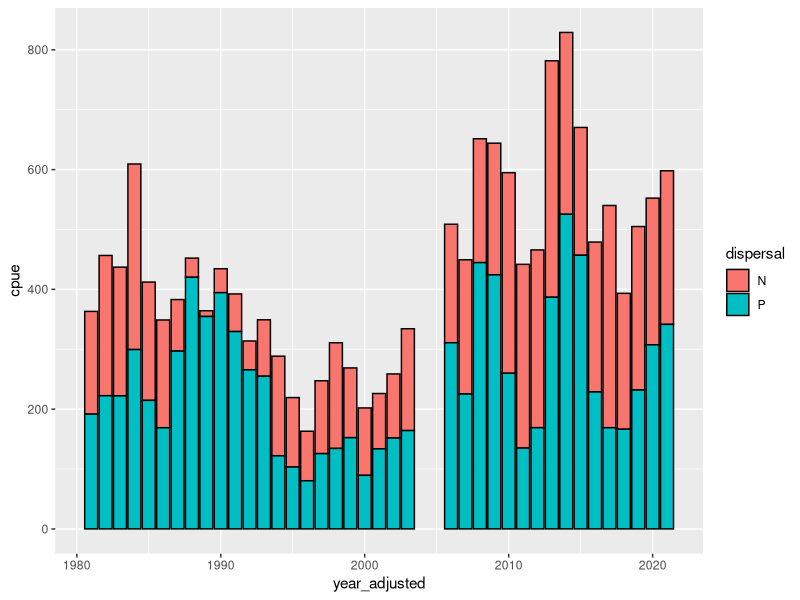
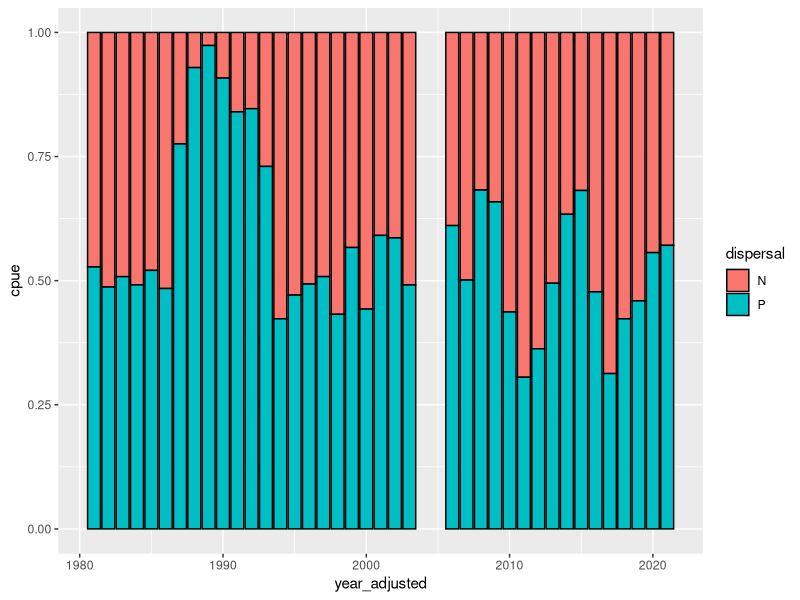
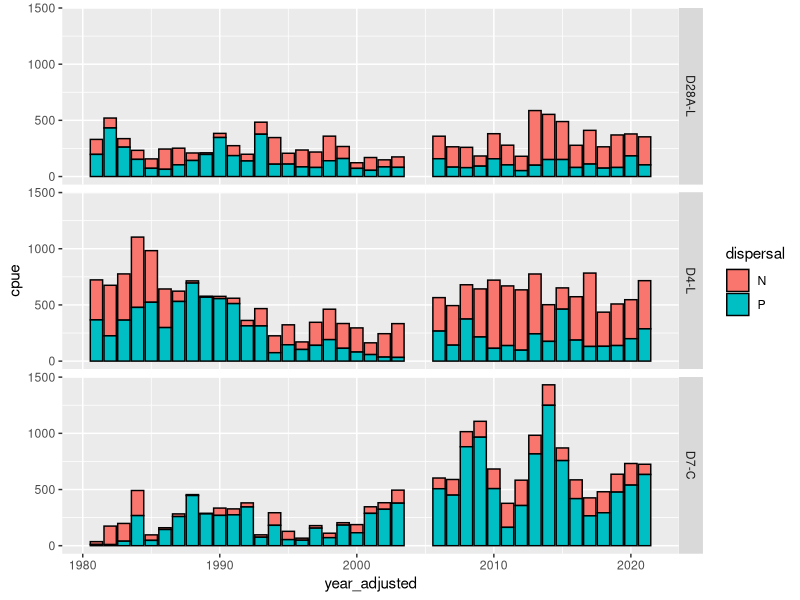
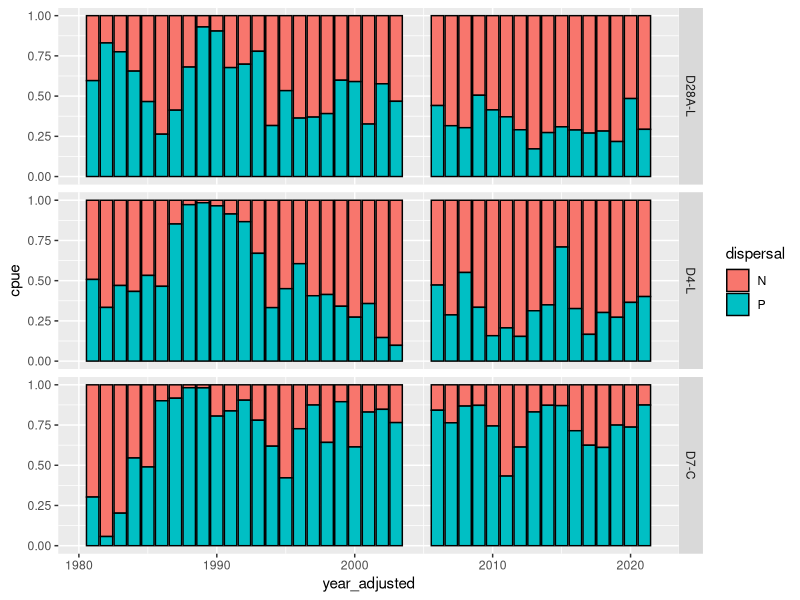
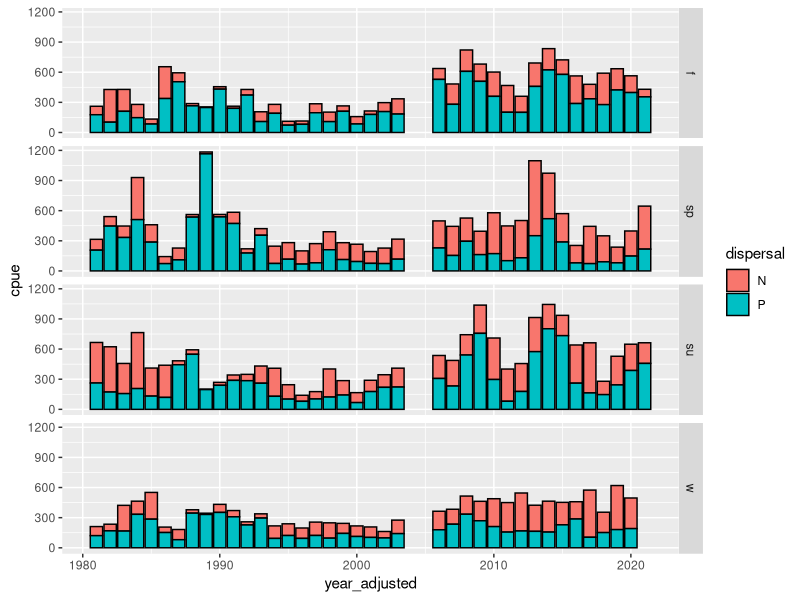
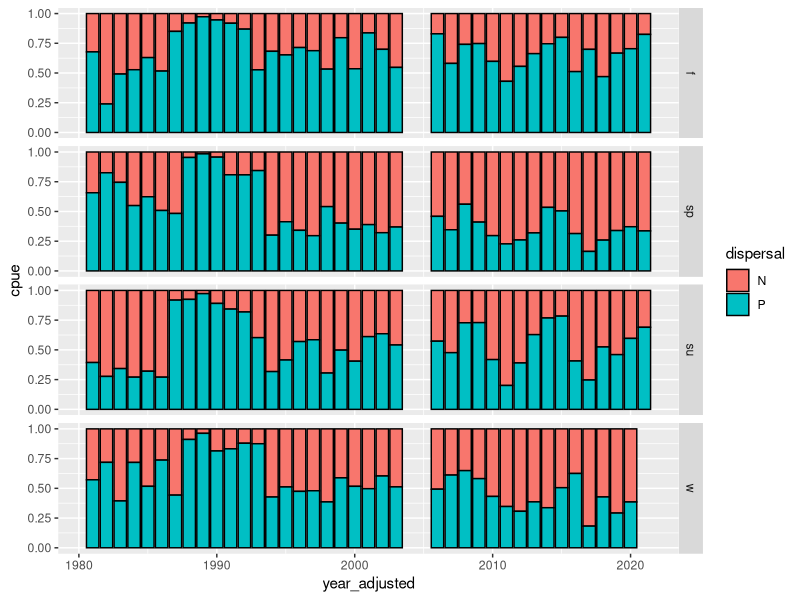
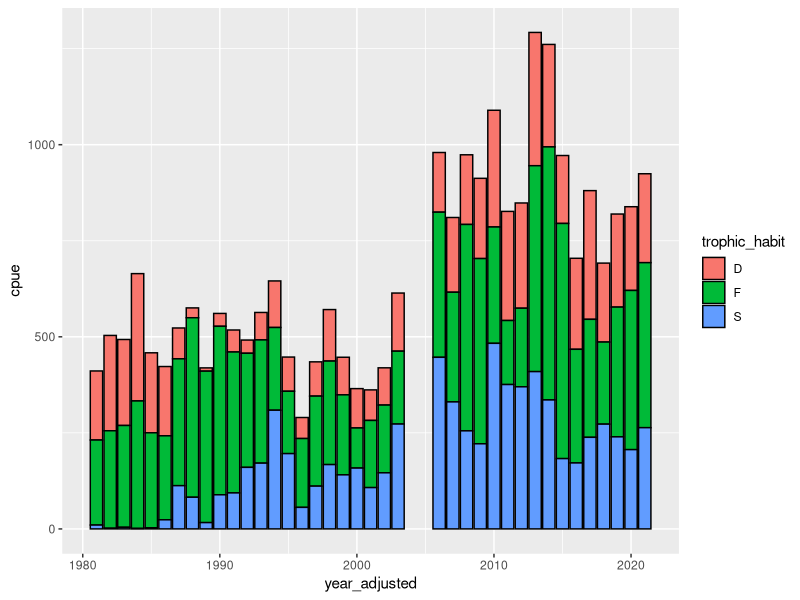
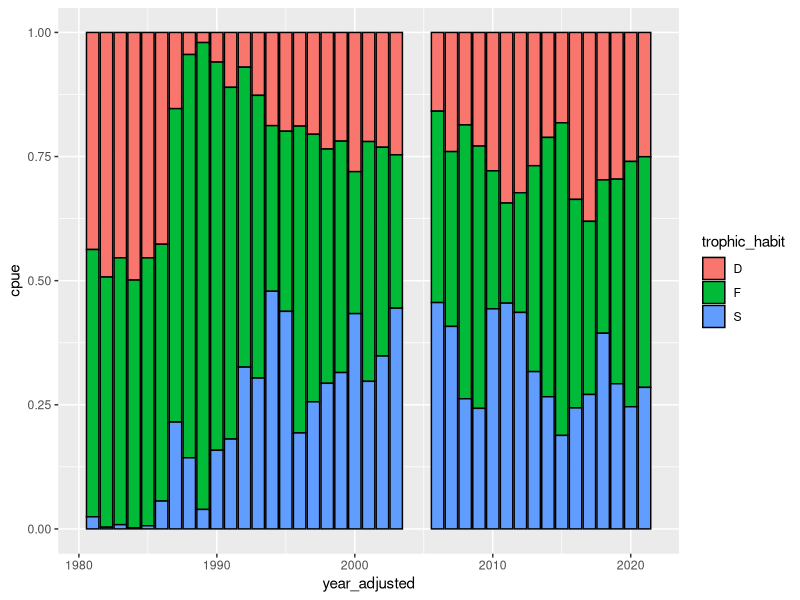

Write R code to recreate these figures, in order. (Note: this script raises an error after producing the figures.)
#Drought traits project
#Benthic invertebrates
#distribution of traits through time
#Leela Dixit

#packages----
#install.packages("tidyverse")
library(tidyverse)


#read in data----

#three taxa that are not IDed below family level
high_taxa <- c(1090, 1270, 1290 )

#three new taxa that don't have size data yet
new_taxa <- c(4740, 5130, 6565)

#abundances for the common 10 stn taxa by station and month (n = 66)
abund10stn <- read_csv("./benthic/data_output/benthic_common10_abundances_by_station.csv") %>% 
  #drop the three taxa that are not IDed below family level
  filter(!(organism_code %in% high_taxa) & !(organism_code %in% new_taxa))

#trait data for the common 10 stn taxa
#mostly just origin and size data but also more trait data for the 14 dominant taxa
traits <- read_csv("./benthic/data_output/benthic_common10_by_stn_trait_data_filled.csv") %>% 
  glimpse()


#format trait data----

#only keep planktonic larvae and trophic habit info
traits_pt <- traits %>%
  select(prop_d28, prop_d4, prop_d7,
         organism_code,
         native,
         target_taxon_name,
         trait,
         trait_value) %>%
  #only keeping dispersal and trophic habit trait data
  filter(trait %in% c("dispersal", "trophic_habit")) %>%
  #pivot trait values so they each have their own column
  pivot_wider(names_from = trait,
              values_from = trait_value)

#format abundance data and summarize it by trait data---------

#add season column
abund10stn_seas <- abund10stn %>% 
  mutate(
    #add season column
    season = as.factor(
      case_when(month==12 | month==1 | month==2 ~ "w"
                ,month==3 | month==4 | month==5 ~ "sp"
                ,month==6 | month==7 | month==8 ~ "su"
                ,month==9 | month==10 | month==11 ~ "f"
      )),.after = month) %>% 
  glimpse()

#join trait data to abundance data
abund_trait <- abund10stn_seas %>% 
  left_join(traits_pt) %>% 
  glimpse()

#trait/abund data without clams

clam <- c("6730","6890")

abund_trait_noclam <- abund_trait %>% 
  filter(!(organism_code %in% clam))

#with clams: sum CPUE by trait----

#sum station by dispersal
abund_trait_disp <- abund_trait %>% 
  #sum cpue within station by dispersal
  group_by(station_code,year_adjusted, season, dispersal) %>% 
  summarise(cpue = (mean_cpue),.groups ='drop') %>% 
  glimpse()

#sum station by trophic habit
abund_trait_tro <- abund_trait %>%
  #sum cpue within station by trophic habit
  group_by(station_code,year_adjusted, season, trophic_habit) %>% 
  summarise(cpue = (mean_cpue),.groups ='drop') %>% 
  glimpse()

#sum station by dispersal and trophic habit
abund_trait_disp_tro <- abund_trait %>% 
  #sum cpue within station by dispersal and trophic habit
  group_by(station_code,year_adjusted, season, dispersal, trophic_habit) %>% 
  summarise(cpue = (mean_cpue),.groups ='drop') %>% 
  glimpse()

#sum station by dispersal, th, and origin
abund_trait_disp_tro_orig <- abund_trait %>% 
  #sum cpue within station by dispersal, th, and origin
  group_by(station_code,year_adjusted, season, native, dispersal, trophic_habit) %>% 
  summarise(cpue = (mean_cpue),.groups ='drop') %>% 
  glimpse()


#mean CPUE at different time scales per trait----

#Dispersal
#sum by year and station for dispersal
abund_trait_disp_stn_yr <- abund_trait_disp %>% 
  group_by(station_code,year_adjusted, dispersal) %>% 
  summarise(cpue = mean(cpue),.groups ='drop') %>% 
  glimpse()

#sum by year and season for dispersal
abund_trait_disp_seas_yr <- abund_trait_disp %>% 
  group_by(year_adjusted, season, dispersal) %>% 
  summarise(cpue = mean(cpue),.groups ='drop') %>% 
  glimpse()

#summarize by year for dispersal
abund_trait_disp_yr <- abund_trait_disp %>% 
  group_by(year_adjusted, dispersal) %>% 
  summarise(cpue = mean(cpue),.groups ='drop') %>% 
  glimpse()

#trophic habit
#sum by year and station for trophic habit
abund_trait_tro_stn_yr <- abund_trait_tro %>% 
  group_by(station_code,year_adjusted, trophic_habit) %>% 
  summarise(cpue = mean(cpue),.groups ='drop') %>% 
  glimpse()

#sum by year and season for trophic habit
abund_trait_tro_seas_yr <- abund_trait_tro %>% 
  group_by(year_adjusted, season, trophic_habit) %>% 
  summarise(cpue = mean(cpue),.groups ='drop') %>% 
  glimpse()

#summarize by year for trophic habit
abund_trait_tro_yr <- abund_trait_tro %>% 
  group_by(year_adjusted, trophic_habit) %>% 
  summarise(cpue = mean(cpue),.groups ='drop') %>% 
  glimpse()

#mean CPUE at different time scales by combo traits----

#dispersal and trophic habit
#summarize by year and station
abund_trait_disp_tro_stn_yr <- abund_trait_disp_tro %>% 
  group_by(station_code,year_adjusted, dispersal, trophic_habit) %>% 
  summarise(cpue = mean(cpue),.groups ='drop') %>% 
  glimpse()

#summarize by year and season
abund_trait_disp_tro_seas_yr <- abund_trait_disp_tro %>% 
  group_by(year_adjusted, season, dispersal, trophic_habit) %>% 
  summarise(cpue = mean(cpue),.groups ='drop') %>% 
  glimpse()

#summarize by year
abund_trait_disp_tro_yr <- abund_trait_disp_tro %>% 
  group_by(year_adjusted, dispersal, trophic_habit) %>% 
  summarise(cpue = mean(cpue),.groups ='drop') %>% 
  glimpse()

#dispersal and origin
#summarize by year and station
abund_trait_disp_orig_stn_yr <- abund_trait_disp_tro_orig %>% 
  group_by(station_code,year_adjusted, native, dispersal) %>% 
  summarise(cpue = mean(cpue),.groups ='drop') %>% 
  glimpse()

#summarize by year and season
abund_trait_disp_orig_seas_yr <- abund_trait_disp_tro_orig %>% 
  group_by(year_adjusted, season, dispersal, native) %>% 
  summarise(cpue = mean(cpue),.groups ='drop') %>% 
  glimpse()

#summarize by year
abund_trait_disp_orig_yr <- abund_trait_disp_tro_orig %>% 
  group_by(year_adjusted, dispersal, native) %>% 
  summarise(cpue = mean(cpue),.groups ='drop') %>% 
  glimpse()

#trophic habit and origin
#summarize by year and station
abund_trait_tro_orig_stn_yr <- abund_trait_disp_tro_orig %>% 
  group_by(station_code,year_adjusted, native, trophic_habit) %>% 
  summarise(cpue = mean(cpue),.groups ='drop') %>% 
  glimpse()

#summarize by year and season
abund_trait_tro_orig_seas_yr <- abund_trait_disp_tro_orig %>% 
  group_by(year_adjusted, season, trophic_habit, native) %>% 
  summarise(cpue = mean(cpue),.groups ='drop') %>% 
  glimpse()

#summarize by year
abund_trait_tro_orig_yr <- abund_trait_disp_tro_orig %>% 
  group_by(year_adjusted, trophic_habit, native) %>% 
  summarise(cpue = mean(cpue),.groups ='drop') %>% 
  glimpse()

#dispersal plots----

#absolute abundance stacked bar plot by year
(plot_abund_disp_yr_abs <- ggplot(abund_trait_disp_yr, aes(x = year_adjusted, y = cpue, fill = dispersal))+
   geom_bar(stat = "identity", color = "black"))

#relative abundance stacked bar plot by year
(plot_abund_disp_yr_rel <- ggplot(abund_trait_disp_yr, aes(x = year_adjusted, y = cpue, fill = dispersal))+
    geom_bar(stat = "identity", position = "fill", color = "black"))

#very sharp increase in planktonic dispersal after introduction of clams, but surprising to see it drop pretty quickly

#absolute abundance stacked bar plot by station and year
(plot_abund_disp_stn_yr_abs <- ggplot(abund_trait_disp_stn_yr, aes(x = year_adjusted, y = cpue, fill = dispersal))+
    geom_bar(stat = "identity", color = "black")+
    facet_grid(station_code~.))
#D7 has most planktonic dispersal, makes sense with clams

#relative abundance stacked bar plot by station and year
(plot_abund_disp_stn_yr_rel <- ggplot(abund_trait_disp_stn_yr, aes(x = year_adjusted, y = cpue, fill = dispersal))+
    geom_bar(stat = "identity", position = "fill", color = "black")+
    facet_grid(station_code~.))
#increase in P in all, but drops in all but D7

#absolute abundance stacked bar plot by season and year
(plot_abund_disp_seas_yr_abs <- ggplot(abund_trait_disp_seas_yr, aes(x = year_adjusted, y = cpue, fill = dispersal))+
    geom_bar(stat = "identity", color = "black")+
    facet_grid(season~.))

#relative abundance stacked bar plot by season and year
(plot_abund_disp_seas_yr_rel <- ggplot(abund_trait_disp_seas_yr, aes(x = year_adjusted, y = cpue, fill = dispersal))+
    geom_bar(stat = "identity", position = "fill", color = "black")+
    facet_grid(season~.))


#trophic habit plots----

#absolute abundance stacked bar plot by year
(plot_abund_tro_yr_abs <- ggplot(abund_trait_tro_yr, aes(x = year_adjusted, y = cpue, fill = trophic_habit))+
   geom_bar(stat = "identity", color = "black"))

#relative abundance stacked bar plot by year
(plot_abund_tro_yr_rel <- ggplot(abund_trait_tro_yr, aes(x = year_adjusted, y = cpue, fill = trophic_habit))+
    geom_bar(stat = "identity", position = "fill", color = "black"))

#filter feeders boom with clams, but decrease over time. looks like their introduction allowed shredders to come into the system

#absolute abundance stacked bar plot by station and year
(plot_abund_tro_stn_yr_abs <- ggplot(abund_trait_tro_stn_yr, aes(x = year_adjusted, y = cpue, fill = trophic_habit))+
    geom_bar(stat = "identity", color = "black")+
    facet_grid(station_code~.))

#relative abundance stacked bar plot by station and year
(plot_abund_tro_stn_yr_rel <- ggplot(abund_trait_tro_stn_yr, aes(x = year_adjusted, y = cpue, fill = trophic_habit))+
    geom_bar(stat = "identity", position = "fill", color = "black")+
    facet_grid(station_code~.))

#shredders are mostly in D4 and D28...

#absolute abundance stacked bar plot by season and year
(plot_abund_tro_seas_yr_abs <- ggplot(abund_trait_tro_seas_yr, aes(x = year_adjusted, y = cpue, fill = trophic_habit))+
    geom_bar(stat = "identity", color = "black")+
    facet_grid(season~.))

#relative abundance stacked bar plot by season and year
(plot_abund_tro_seas_yr_rel <- ggplot(abund_trait_tro_seas_yr, aes(x = year_adjusted, y = cpue, fill = trophic_habit))+
    geom_bar(stat = "identity", position = "fill", color = "black")+
    facet_grid(season~.))

#combo plots----

#trophic habit and dispersal
#absolute abundance stacked bar plot by year
(plot_abund_disp_tro_yr_abs <- ggplot(abund_trait_disp_tro_yr, aes(x = year_adjusted, y = cpue, fill = trophic_habit))+
   geom_bar(stat = "identity", color = "black")+
   facet_grid(dispersal~.))

#relative abundance stacked bar plot by year
(plot_abund_disp_tro_yr_rel <- ggplot(abund_trait_disp_tro_yr, aes(x = year_adjusted, y = cpue, fill = trophic_habit))+
    geom_bar(stat = "identity", position = "fill", color = "black")+
    facet_grid(dispersal~.))

#absolute abundance stacked bar plot by station and year
(plot_abund_disp_tro_stn_yr_abs <- ggplot(abund_trait_disp_tro_stn_yr, aes(x = year_adjusted, y = cpue, fill = trophic_habit))+
   geom_bar(stat = "identity", color = "black")+
   facet_grid(station_code~dispersal))

#relative abundance stacked bar plot by station and year
(plot_abund_disp_tro_stn_yr_rel <- ggplot(abund_trait_disp_tro_stn_yr, aes(x = year_adjusted, y = cpue, fill = trophic_habit))+
    geom_bar(stat = "identity", position = "fill", color = "black")+
    facet_grid(station_code~dispersal))

#absolute abundance stacked bar plot by season and year
(plot_abund_disp_tro_seas_yr_abs <- ggplot(abund_trait_disp_tro_seas_yr, aes(x = year_adjusted, y = cpue, fill = dispersal))+
    geom_bar(stat = "identity", color = "black")+
    facet_grid(season~trophic_habit))

#relative abundance stacked bar plot by season and year
(plot_abund_disp_tro_seas_yr_rel <- ggplot(abund_trait_disp_tro_seas_yr, aes(x = year_adjusted, y = cpue, fill = trophic_habit))+
    geom_bar(stat = "identity", position = "fill", color = "black")+
    facet_grid(season~dispersal))

#trophic habit and origin
#absolute abundance stacked bar plot by year
(plot_abund_tro_orig_yr_abs <- ggplot(abund_trait_tro_orig_yr, aes(x = year_adjusted, y = cpue, fill = trophic_habit))+
    geom_bar(stat = "identity", color = "black")+
    facet_grid(native~.))

#relative abundance stacked bar plot by year
(plot_abund_tro_orig_yr_rel <- ggplot(abund_trait_tro_orig_yr, aes(x = year_adjusted, y = cpue, fill = trophic_habit))+
    geom_bar(stat = "identity", position = "fill", color = "black")+
    facet_grid(native~.))

#absolute abundance stacked bar plot by station and year
(plot_abund_tro_orig_stn_yr_abs <- ggplot(abund_trait_tro_orig_stn_yr, aes(x = year_adjusted, y = cpue, fill = trophic_habit))+
    geom_bar(stat = "identity", color = "black")+
    facet_grid(station_code~native))

#relative abundance stacked bar plot by station and year
(plot_abund_tro_orig_stn_yr_rel <- ggplot(abund_trait_tro_orig_stn_yr, aes(x = year_adjusted, y = cpue, fill = trophic_habit))+
    geom_bar(stat = "identity", position = "fill", color = "black")+
    facet_grid(station_code~native))

#absolute abundance stacked bar plot by season and year
(plot_abund_tro_orig_seas_yr_abs <- ggplot(abund_trait_tro_orig_seas_yr, aes(x = year_adjusted, y = cpue, fill = trophic_habit))+
    geom_bar(stat = "identity", color = "black")+
    facet_grid(season~native))

#relative abundance stacked bar plot by season and year
(plot_abund_tro_orig_seas_yr_rel <- ggplot(abund_trait_tro_orig_seas_yr, aes(x = year_adjusted, y = cpue, fill = trophic_habit))+
    geom_bar(stat = "identity", position = "fill", color = "black")+
    facet_grid(season~native))

#dispersal and origin
#absolute abundance stacked bar plot by year
(plot_abund_disp_orig_yr_abs <- ggplot(abund_trait_disp_orig_yr, aes(x = year_adjusted, y = cpue, fill = dispersal))+
    geom_bar(stat = "identity", color = "black")+
    facet_grid(native~.))

#relative abundance stacked bar plot by year
(plot_abund_disp_orig_yr_rel <- ggplot(abund_trait_disp_orig_yr, aes(x = year_adjusted, y = cpue, fill = dispersal))+
    geom_bar(stat = "identity", position = "fill", color = "black")+
    facet_grid(native~.))

#absolute abundance stacked bar plot by station and year
(plot_abund_disp_orig_stn_yr_abs <- ggplot(abund_trait_disp_orig_stn_yr, aes(x = year_adjusted, y = cpue, fill = dispersal))+
    geom_bar(stat = "identity", color = "black")+
    facet_grid(station_code~native))

#relative abundance stacked bar plot by station and year
(plot_abund_disp_orig_stn_yr_rel <- ggplot(abund_trait_disp_orig_stn_yr, aes(x = year_adjusted, y = cpue, fill = dispersal))+
    geom_bar(stat = "identity", position = "fill", color = "black")+
    facet_grid(station_code~native))

#absolute abundance stacked bar plot by season and year
(plot_abund_disp_orig_seas_yr_abs <- ggplot(abund_trait_disp_orig_seas_yr, aes(x = year_adjusted, y = cpue, fill = dispersal))+
    geom_bar(stat = "identity", color = "black")+
    facet_grid(season~native))

#relative abundance stacked bar plot by season and year
(plot_abund_disp_orig_seas_yr_rel <- ggplot(abund_trait_disp_orig_seas_yr, aes(x = year_adjusted, y = cpue, fill = dispersal))+
    geom_bar(stat = "identity", position = "fill", color = "black")+
    facet_grid(season~native))


#no clams: sum CPUE by trait----

#sum station by dispersal
abund_trait_noclam_disp <- abund_trait_noclam %>%
  #sum cpue within station by origin
  group_by(station_code,year_adjusted, season, dispersal) %>% 
  summarise(cpue = (mean_cpue),.groups ='drop') %>% 
  glimpse()

#sum station by trophic habit
abund_trait_noclam_tro <- abund_trait_noclam %>%
  #sum cpue within station by origin
  group_by(station_code,year_adjusted, season, trophic_habit) %>% 
  summarise(cpue = (mean_cpue),.groups ='drop') %>% 
  glimpse()

#summarize station data by dispersal, trophic habit, origin
abund_trait_noclam_disp_tro_orig <- abund_trait_noclam %>% 
  #sum cpue within station by origin, dispersal, trophic habit
  group_by(station_code,year_adjusted, season, native, dispersal, trophic_habit) %>% 
  summarise(cpue = (mean_cpue),.groups ='drop') %>% 
  glimpse()

#no clams: mean CPUE by different time scales per trait----

#dispersal
#summarize by year and station for dispersal
abund_trait_noclam_disp_stn_yr <- abund_trait_noclam_disp %>% 
  group_by(station_code,year_adjusted, dispersal) %>% 
  summarise(cpue = mean(cpue),.groups ='drop') %>% 
  glimpse()

#summarize by year and season for dispersal
abund_trait_noclam_disp_seas_yr <- abund_trait_noclam_disp %>% 
  group_by(year_adjusted, season, dispersal) %>% 
  summarise(cpue = mean(cpue),.groups ='drop') %>% 
  glimpse()

#summarize by year for dispersal
abund_trait_noclam_disp_yr <- abund_trait_noclam_disp %>% 
  group_by(year_adjusted, dispersal) %>% 
  summarise(cpue = mean(cpue),.groups ='drop') %>% 
  glimpse()

#trophic habit
#summarize by year and station for trophic habit
abund_trait_noclam_tro_stn_yr <- abund_trait_noclam_tro %>% 
  group_by(station_code,year_adjusted, trophic_habit) %>% 
  summarise(cpue = mean(cpue),.groups ='drop') %>% 
  glimpse()

#summarize by year and season for trophic habit
abund_trait_noclam_tro_seas_yr <- abund_trait_noclam_tro %>% 
  group_by(year_adjusted, season, trophic_habit) %>% 
  summarise(cpue = mean(cpue),.groups ='drop') %>% 
  glimpse()

#summarize by year for trophic habit
abund_trait_noclam_tro_yr <- abund_trait_noclam_tro %>% 
  group_by(year_adjusted, trophic_habit) %>% 
  summarise(cpue = mean(cpue),.groups ='drop') %>% 
  glimpse()


#no clams: mean CPUE by different time scales by combo trait----

#dispersal and trophic habit
#summarize by year and station
abund_trait_noclam_disp_tro_stn_yr <- abund_trait_noclam_disp_tro_orig %>% 
  group_by(station_code,year_adjusted, dispersal, trophic_habit) %>% 
  summarise(cpue = mean(cpue),.groups ='drop') %>% 
  glimpse()

#summarize by year and season
abund_trait_noclam_disp_tro_seas_yr <- abund_trait_noclam_disp_tro_orig %>% 
  group_by(year_adjusted, season, dispersal, trophic_habit) %>% 
  summarise(cpue = mean(cpue),.groups ='drop') %>% 
  glimpse()

#summarize by year
abund_trait_noclam_disp_tro_yr <- abund_trait_noclam_disp_tro_orig %>% 
  group_by(year_adjusted, dispersal, trophic_habit) %>% 
  summarise(cpue = mean(cpue),.groups ='drop') %>% 
  glimpse()

#dispersal and origin
#summarize by year and station
abund_trait_noclam_disp_orig_stn_yr <- abund_trait_noclam_disp_tro_orig %>% 
  group_by(station_code,year_adjusted, dispersal, native) %>% 
  summarise(cpue = mean(cpue),.groups ='drop') %>% 
  glimpse()

#summarize by year and season
abund_trait_noclam_disp_orig_seas_yr <- abund_trait_noclam_disp_tro_orig %>% 
  group_by(year_adjusted, season, dispersal, native) %>% 
  summarise(cpue = mean(cpue),.groups ='drop') %>% 
  glimpse()

#summarize by year
abund_trait_noclam_disp_orig_yr <- abund_trait_noclam_disp_tro_orig %>% 
  group_by(year_adjusted, dispersal, native) %>% 
  summarise(cpue = mean(cpue),.groups ='drop') %>% 
  glimpse()

#trophic habit and origin
#summarize by year and station
abund_trait_noclam_tro_orig_stn_yr <- abund_trait_noclam_disp_tro_orig %>% 
  group_by(station_code,year_adjusted, native, trophic_habit) %>% 
  summarise(cpue = mean(cpue),.groups ='drop') %>% 
  glimpse()

#summarize by year and season
abund_trait_noclam_tro_orig_seas_yr <- abund_trait_noclam_disp_tro_orig %>% 
  group_by(year_adjusted, season, native, trophic_habit) %>% 
  summarise(cpue = mean(cpue),.groups ='drop') %>% 
  glimpse()

#summarize by year
abund_trait_noclam_tro_orig_yr <- abund_trait_noclam_disp_tro_orig %>% 
  group_by(year_adjusted, native, trophic_habit) %>% 
  summarise(cpue = mean(cpue),.groups ='drop') %>% 
  glimpse()


#no clam: dispersal plot----

#absolute abundance stacked bar plot by year
(plot_abund_noclam_disp_yr_abs <- ggplot(abund_trait_noclam_disp_yr, aes(x = year_adjusted, y = cpue, fill = dispersal))+
   geom_bar(stat = "identity", color = "black"))

#relative abundance stacked bar plot by year
(plot_abund_noclam_disp_yr_rel <- ggplot(abund_trait_noclam_disp_yr, aes(x = year_adjusted, y = cpue, fill = dispersal))+
    geom_bar(stat = "identity", position = "fill", color = "black"))

#absolute abundance stacked bar plot by station and year
(plot_abund_noclam_disp_stn_yr_abs <- ggplot(abund_trait_noclam_disp_stn_yr, aes(x = year_adjusted, y = cpue, fill = dispersal))+
    geom_bar(stat = "identity", color = "black")+
    facet_grid(station_code~.))

#relative abundance stacked bar plot by station and year
(plot_abund_noclam_disp_stn_yr_rel <- ggplot(abund_trait_noclam_disp_stn_yr, aes(x = year_adjusted, y = cpue, fill = dispersal))+
    geom_bar(stat = "identity", position = "fill", color = "black")+
    facet_grid(station_code~.))

#absolute abundance stacked bar plot by season and year
(plot_abund_noclam_disp_seas_yr_abs <- ggplot(abund_trait_noclam_disp_seas_yr, aes(x = year_adjusted, y = cpue, fill = dispersal))+
    geom_bar(stat = "identity", color = "black")+
    facet_grid(season~.))

#relative abundance stacked bar plot by season and year
(plot_abund_noclam_disp_seas_yr_rel <- ggplot(abund_trait_noclam_disp_seas_yr, aes(x = year_adjusted, y = cpue, fill = dispersal))+
    geom_bar(stat = "identity", position = "fill", color = "black")+
    facet_grid(season~.))


#no clam: trophic habit plot----
#absolute abundance stacked bar plot by year
(plot_abund_noclam_tro_yr_abs <- ggplot(abund_trait_noclam_tro_yr, aes(x = year_adjusted, y = cpue, fill = trophic_habit))+
   geom_bar(stat = "identity", color = "black"))

#relative abundance stacked bar plot by year
(plot_abund_noclam_tro_yr_rel <- ggplot(abund_trait_noclam_tro_yr, aes(x = year_adjusted, y = cpue, fill = trophic_habit))+
    geom_bar(stat = "identity", position = "fill", color = "black"))


#absolute abundance stacked bar plot by station and year
(plot_abund_noclam_tro_stn_yr_abs <- ggplot(abund_trait_noclam_tro_stn_yr, aes(x = year_adjusted, y = cpue, fill = trophic_habit))+
    geom_bar(stat = "identity", color = "black")+
    facet_grid(station_code~.))

#relative abundance stacked bar plot by station and year
(plot_abund_noclam_tro_stn_yr_rel <- ggplot(abund_trait_noclam_tro_stn_yr, aes(x = year_adjusted, y = cpue, fill = trophic_habit))+
    geom_bar(stat = "identity", position = "fill", color = "black")+
    facet_grid(station_code~.))

#absolute abundance stacked bar plot by season and year
(plot_abund_noclam_tro_seas_yr_abs <- ggplot(abund_trait_noclam_tro_seas_yr, aes(x = year_adjusted, y = cpue, fill = trophic_habit))+
    geom_bar(stat = "identity", color = "black")+
    facet_grid(season~.))

#relative abundance stacked bar plot by season and year
(plot_abund_noclam_tro_seas_yr_rel <- ggplot(abund_trait_noclam_tro_seas_yr, aes(x = year_adjusted, y = cpue, fill = trophic_habit))+
    geom_bar(stat = "identity", position = "fill", color = "black")+
    facet_grid(season~.))

#no clam: combo plots----

#trophic habit and dispersal
#absolute abundance stacked bar plot by year
(plot_abund_noclam_disp_tro_yr_abs <- ggplot(abund_trait_noclam_disp_tro_yr, aes(x = year_adjusted, y = cpue, fill = trophic_habit))+
   geom_bar(stat = "identity", color = "black")+
   facet_grid(dispersal~.))

#relative abundance stacked bar plot by year
(plot_abund_noclam_disp_tro_yr_rel <- ggplot(abund_trait_noclam_disp_tro_yr, aes(x = year_adjusted, y = cpue, fill = trophic_habit))+
    geom_bar(stat = "identity", position = "fill", color = "black")+
    facet_grid(dispersal~.))

#absolute abundance stacked bar plot by station and year
(plot_abund_noclam_disp_tro_stn_yr_abs <- ggplot(abund_trait_noclam_disp_tro_stn_yr, aes(x = year_adjusted, y = cpue, fill = trophic_habit))+
    geom_bar(stat = "identity", color = "black")+
    facet_grid(station_code~dispersal))

#relative abundance stacked bar plot by station and year
(plot_abund_noclam_disp_tro_stn_yr_rel <- ggplot(abund_trait_noclam_disp_tro_stn_yr, aes(x = year_adjusted, y = cpue, fill = trophic_habit))+
    geom_bar(stat = "identity", position = "fill", color = "black")+
    facet_grid(station_code~dispersal))

#absolute abundance stacked bar plot by season and year
(plot_abund_noclam_disp_tro_seas_yr_abs <- ggplot(abund_trait_noclam_disp_tro_seas_yr, aes(x = year_adjusted, y = cpue, fill = trophic_habit))+
    geom_bar(stat = "identity", color = "black")+
    facet_grid(season~dispersal))

#relative abundance stacked bar plot by season and year
(plot_abund_noclam_disp_tro_seas_yr_rel <- ggplot(abund_trait_noclam_disp_tro_seas_yr, aes(x = year_adjusted, y = cpue, fill = trophic_habit))+
    geom_bar(stat = "identity", position = "fill", color = "black")+
    facet_grid(season~dispersal))

#trophic habit and origin
#absolute abundance stacked bar plot by year
(plot_abund_noclam_tro_orig_yr_abs <- ggplot(abund_trait_noclam_tro_orig_yr, aes(x = year_adjusted, y = cpue, fill = trophic_habit))+
    geom_bar(stat = "identity", color = "black")+
    facet_grid(native~.))

#relative abundance stacked bar plot by year
(plot_abund_noclam_tro_orig_yr_rel <- ggplot(abund_trait_noclam_tro_orig_yr, aes(x = year_adjusted, y = cpue, fill = trophic_habit))+
    geom_bar(stat = "identity", position = "fill", color = "black")+
    facet_grid(native~.))

#absolute abundance stacked bar plot by station and year
(plot_abund_noclam_tro_orig_stn_yr_abs <- ggplot(abund_trait_noclam_tro_orig_stn_yr, aes(x = year_adjusted, y = cpue, fill = trophic_habit))+
    geom_bar(stat = "identity", color = "black")+
    facet_grid(station_code~native))

#relative abundance stacked bar plot by station and year
(plot_abund_noclam_tro_orig_stn_yr_rel <- ggplot(abund_trait_noclam_tro_orig_stn_yr, aes(x = year_adjusted, y = cpue, fill = trophic_habit))+
    geom_bar(stat = "identity", position = "fill", color = "black")+
    facet_grid(station_code~native))

#absolute abundance stacked bar plot by season and year
(plot_abund_noclam_tro_orig_seas_yr_abs <- ggplot(abund_trait_noclam_tro_orig_seas_yr, aes(x = year_adjusted, y = cpue, fill = trophic_habit))+
    geom_bar(stat = "identity", color = "black")+
    facet_grid(season~native))

#relative abundance stacked bar plot by season and year
(plot_abund_noclam_disp_tro_seas_yr_rel <- ggplot(abund_trait_noclam_tro_orig_seas_yr, aes(x = year_adjusted, y = cpue, fill = trophic_habit))+
    geom_bar(stat = "identity", position = "fill", color = "black")+
    facet_grid(season~native))

#dispersal and origin
#absolute abundance stacked bar plot by year
(plot_abund_noclam_disp_orig_yr_abs <- ggplot(abund_trait_noclam_disp_orig_yr, aes(x = year_adjusted, y = cpue, fill = dispersal))+
    geom_bar(stat = "identity", color = "black")+
    facet_grid(native~.))

#relative abundance stacked bar plot by year
(plot_abund_noclam_disp_orig_yr_rel <- ggplot(abund_trait_noclam_disp_orig_yr, aes(x = year_adjusted, y = cpue, fill = dispersal))+
    geom_bar(stat = "identity", position = "fill", color = "black")+
    facet_grid(native~.))

#absolute abundance stacked bar plot by station and year
(plot_abund_noclam_disp_orig_stn_yr_abs <- ggplot(abund_trait_noclam_disp_orig_stn_yr, aes(x = year_adjusted, y = cpue, fill = dispersal))+
    geom_bar(stat = "identity", color = "black")+
    facet_grid(station_code~native))

#relative abundance stacked bar plot by station and year
(plot_abund_noclam_disp_orig_stn_yr_rel <- ggplot(abund_trait_noclam_disp_orig_stn_yr, aes(x = year_adjusted, y = cpue, fill = dispersal))+
    geom_bar(stat = "identity", position = "fill", color = "black")+
    facet_grid(station_code~native))

#absolute abundance stacked bar plot by season and year
(plot_abund_noclam_disp_orig_seas_yr_abs <- ggplot(abund_trait_noclam_disp_orig_seas_yr, aes(x = year_adjusted, y = cpue, fill = dispersal))+
    geom_bar(stat = "identity", color = "black")+
    facet_grid(season~native))

#relative abundance stacked bar plot by season and year
(plot_abund_noclam_disp_orig_seas_yr_rel <- ggplot(abund_trait_noclam_disp_orig_seas_yr, aes(x = year_adjusted, y = cpue, fill = dispersal))+
    geom_bar(stat = "identity", position = "fill", color = "black")+
    facet_grid(season~native))


#Plots of proportion of organisms with planktonic larvae vs total organisms---------------
#inspired by Nichols and Thompson 1985


#create df that calculates proportion of organisms with planktonic larvae
abund_trait_sample_sum_plank <- abund_trait %>% 
  group_by(sample_date,station_code,dispersal) %>% 
  summarize(total_cpue = sum(mean_cpue)) %>% 
  #convert long to wide
  pivot_wider(names_from = dispersal, values_from = total_cpue) %>% 
  #calculate proportion
  mutate(plankton_prop = P/(N+P)
         ,total_ct = N + P
         )
  
#plot data
(plot_plankton_prop <- ggplot(abund_trait_sample_sum_plank, aes(x = total_ct, y = plankton_prop))+
    geom_point()+
    facet_grid("station_code")
  )

#Plots of proportion of organisms with planktonic larvae (except clams) vs total clams---------------


#create df that calculates proportion of organisms with planktonic larvae
abund_trait_sample_sum_plank_no_clam <- abund_trait_noclam %>% 
  group_by(sample_date,station_code,dispersal) %>% 
  summarize(total_cpue = sum(mean_cpue)) %>% 
  #convert long to wide
  pivot_wider(names_from = dispersal, values_from = total_cpue) %>% 
  #calculate proportion
  mutate(plankton_prop = P/(N+P)
         ,total_ct = N + P
  )

#create df that calculates total clams by sample
abund_trait_sample_sum_clams <- abund_trait %>% 
  filter(organism_code %in% clam) %>% 
  group_by(sample_date,station_code) %>% 
  summarize(clam_cpue = sum(mean_cpue))

#combine prop plankton and total clams dfs
plank_clam <- abund_trait_sample_sum_plank_no_clam %>% 
  left_join(abund_trait_sample_sum_clams)

#plot count data
# (plot_plankton_ct_noclam <- ggplot(plank_clam, aes(x = clam_cpue, y = total_ct))+
#     geom_point()+
#     facet_grid("station_code")
# )
#prop plot below is better

#plot count data
# (plot_plankton_count_noclam <- ggplot(plank_clam, aes(x = clam_cpue, y = P))+
#     geom_point()+
#     facet_grid("station_code")
# )
#because of outliers it is just harder to see pattern compared to looking at prop plot below

#plot prop data
(plot_plankton_prop_noclam <- ggplot(plank_clam, aes(x = clam_cpue, y = plankton_prop))+
    geom_point()+
    facet_grid("station_code")
)
#plot makes sense but I wonder if ALL organisms (regardless of traits) are at low abundance when clams are high

#plot non-clam cpue vs clam cpue
(plot_total_organisms_noclam <- ggplot(plank_clam, aes(x = clam_cpue, y = total_ct))+
    geom_point()+
    facet_grid("station_code")
)
#yes, at high clam densities everything else is low regardless of traits

#Plots of proportion of organisms (except clams) in different feeding habits vs total clams---------------

#create df that calculates proportion of organisms that filter feed
abund_trait_sample_sum_filter_no_clam <- abund_trait_noclam %>% 
  group_by(sample_date,station_code,trophic_habit) %>% 
  summarize(total_cpue = sum(mean_cpue)) %>% 
  #convert long to wide
  pivot_wider(names_from = trophic_habit, values_from = total_cpue) %>%   
  #calculate proportion
  mutate(total_cpue = sum(across(C:S),na.rm = T)
         ,filter_prop = F/total_cpue
  )

#combine prop filter and total clams dfs
filter_clam <- abund_trait_sample_sum_filter_no_clam %>% 
  left_join(abund_trait_sample_sum_clams)


#plot filter prop data
(plot_filter_prop_noclam <- ggplot(filter_clam, aes(x = clam_cpue, y = filter_prop))+
    geom_point()+
    facet_grid("station_code")
)
#declines with increasing clams

#plot shredder prop data
(plot_shredder_prop_noclam <- ggplot(filter_clam, aes(x = clam_cpue, y = S/total_cpue))+
    geom_point()+
    facet_grid("station_code")
)
#declines with increasing clams

#plot deposit feeder prop data
(plot_shredder_prop_noclam <- ggplot(filter_clam, aes(x = clam_cpue, y = D/total_cpue))+
    geom_point()+
    facet_grid("station_code")
)
#increases with clams; basically at high densities only deposit feeders coexist with clams

#plot deposit feeder count data
(plot_shredder_count_noclam <- ggplot(filter_clam, aes(x = clam_cpue, y = D))+
    geom_point()+
    facet_grid("station_code")
)
#what are the deposit feeds that remain with high clam abundance (>15,000 clams)?

#Look at the taxa present at very high clam densities-------------

#create dataframe
high_clam <- abund_trait_sample_sum_clams %>% 
  filter(clam_cpue > 15000) 

high_clam_taxa <- abund_trait %>% 
  inner_join(high_clam)  %>% 
  filter(mean_cpue>0 & !(organism_code%in%clam))

#plot high clam abundance vs other organism abundance
(plot_high_clam_taxa <- ggplot(high_clam_taxa, aes(x=clam_cpue, y=mean_cpue))+
    geom_point()+
    facet_wrap("organism_code",scales = "free_y")
  
)
#at high clam abundances (which is really just high Potamocorbula abundances) virtually all other
#are present at fairly low abundances compared to 4550 (amphipod Sinocorophium alienense)

#similar plot but by trophic habitat rather than taxon
(plot_high_clam_th <- ggplot(high_clam_taxa, aes(x=clam_cpue, y=mean_cpue))+
    geom_point()+
    facet_wrap("trophic_habit"
               ,scales = "free_y"
               ,ncol = 1
               )
  
)


#community composition by station----
#community compostion by station, pre and post clam invasion----
